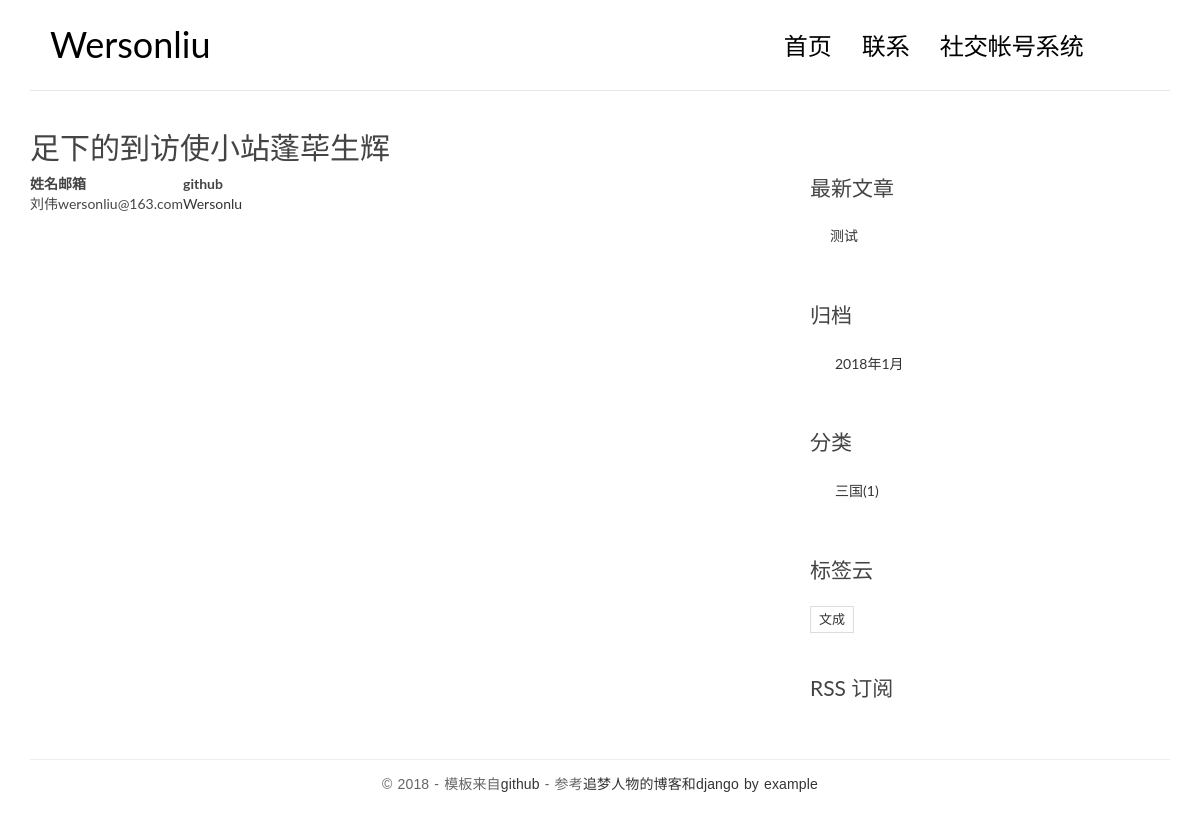
The page /contact on the database as committed earlier.
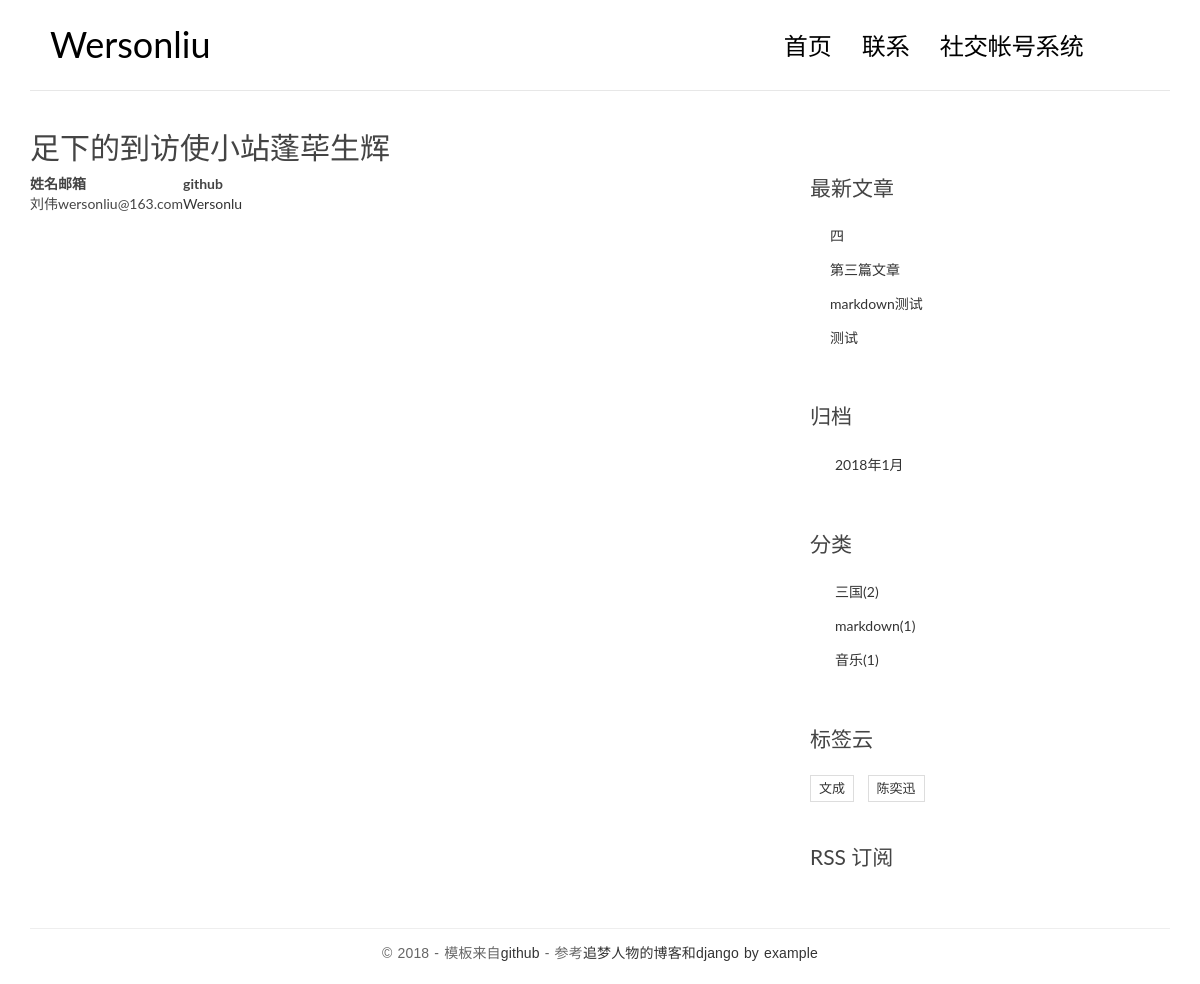
The same page on the database as committed later.
### blog/models.py (models this page shows, shortened)
class Post(models.Model):
    title = models.CharField(max_length=70)
    body = models.TextField()
    created_time = models.DateTimeField()
    modified_time = models.DateTimeField()
    excerpt = models.CharField(max_length=200, blank=True)
    category = models.ForeignKey(Category)
    tags = models.ManyToManyField(Tag, blank=True)
    views = models.PositiveIntegerField(default=0)
    author = models.ForeignKey(User)
    def get_absolute_url(self):
        return reverse('blog:detail', kwargs={'pk': self.pk})
    class Meta:
        ordering = ['-created_time']

class Category(models.Model):
    name = models.CharField(max_length=100)

class Tag(models.Model):
    name = models.CharField(max_length=100)

### blog/views.py (the view)
# urls.py: url(r'^contact', views.contact, name='contact')
def contact(request):
    return render(request, 'blog/contact.html', context={
        'welcome': '足下的到访使小站蓬荜生辉'
    })

### blog/templatetags/blog_tags.py (called while the page is built)
@register.simple_tag
def get_recent_posts(num=5):
    return Post.objects.all().order_by('-created_time')[:num]

@register.simple_tag
def archives():
    return Post.objects.all().dates('created_time', 'month', order='DESC')

@register.simple_tag
def get_categories():
    return Category.objects.annotate(num_posts=Count('post')).filter(num_posts__gt=0)

@register.simple_tag
def get_tags():
    return Tag.objects.annotate(num_posts=Count('post')).filter(num_posts__gt=0)

### templates/blog/contact.html
{% extends 'base.html' %}
{% block main %}
  <h2>{{ welcome }}</h2>
  <table >
  <tr>
    <th>姓名</th>
    <th>邮箱</th>
    <th>github</th>
  </tr>
  <tr>
    <td>刘伟</td>
    <td>wersonliu@163.com</td>
    <td><a href="https://github.com/WersonLu/djblog" target="_blank">Wersonlu</a></td>
  </tr>
</table>
{% endblock  %}

### templates/base.html (shortened to what the changed rows need)
{% load staticfiles %}
{% load blog_tags %}
<!DOCTYPE html>
<html>
<head>
    <link rel="stylesheet" href="{% static 'blog/css/highlights/github.css' %}">
    <link rel="stylesheet" href="{% static 'blog/css/bootstrap.min.css' %}">
    <link rel="stylesheet" href="http://code.ionicframework.com/ionicons/2.0.1/css/ionicons.min.css">
    <link rel="stylesheet" href="{% static 'blog/css/pace.css' %}">
    <link rel="stylesheet" href="{% static 'blog/css/custom.css' %}">
</head>
<body>
<div class="container">
    <header id="site-header">
        <div class="row">
            <div class="col-md-4 col-sm-5 col-xs-8">
                <div class="logo">
                    <h1><a href="{% url 'blog:index' %}"><b>Wersonliu</b></a></h1>
                </div>
            </div>
        </div>
    </header>
</div>
<div class="content-body">
    <div class="container">
        <div class="row">
            <main class="col-md-8">
                {% block main %}
                {% endblock main %}
            </main>
            <aside class="col-md-4">
                <div class="widget widget-recent-posts">
                    {% get_recent_posts as recent_post_list %}
                    <ul>
                        {% for post in recent_post_list %}
                        <li>
                            <a href="{{ post.get_absolute_url }}">{{ post.title }}</a>
                        </li>
                        {% empty %}
                        暂无文章
                        {% endfor %}
                    </ul>
                </div>
                <div class="widget widget-archives">
                    {% archives as date_list %}
                    <ul>
                        {% for date in date_list %}
                        <li>
                            <a href="{% url 'blog:archives' date.year date.month %}">{{ date.year }}年{{ date.month }}月</a>
                        </li>
                        {% empty %}
                         暂无归档!
                        {% endfor %}
                    </ul>
                </div>
                <div class="widget widget-category">
                    {% get_categories as catepory_list %}
                    <ul>
                        {% for category in catepory_list %}
                         <li>
                             <a href="{% url 'blog:category' category.pk %}">{{ category.name }}<span class="post-count">({{ category.num_posts }})</span></a>
                         </li>
                        {% empty %}
                        暂无分类
                        {% endfor %}
                    </ul>
                </div>
                <div class="widget widget-tag-cloud">
                    {% get_tags as tag_list %}
                    <ul>
                        {% for tag in tag_list %}
                        <li>
                            <a href="{% url 'blog:tag' tag.pk %}">{{ tag.name }}</a>
                        </li>
                        {% empty %}
                        暂无标签!
                        {% endfor %}
                    </ul>
                </div>
            </aside>
        </div>
    </div>
</div>
</body>
</html>

Rows that differ between the two databases and show on the page:
added Post: title "四"
added Post: title "第三篇文章"
added Post: title "markdown测试"
computed for Category "三国": num_posts "1" → "2"
added Category: name "markdown", num_posts "1"
added Category: name "音乐", num_posts "1"
added Tag: name "陈奕迅"
